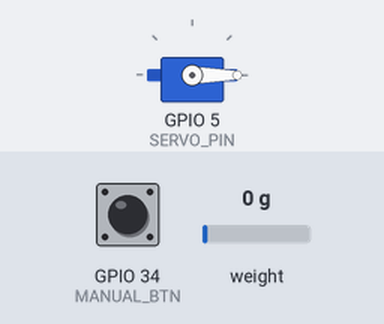
Bench run of a sketch on a simulated ESP32. Parts: servo. Inputs (shaded band) come from the test bench; at power-on: GPIO 34 (MANUAL_BTN) HIGH, weight on the scale 0 g. WiFi joins after 1.5 s; servers stay silent unless stated; network time is answered at once with the bench clock; the local clock reads 2024-03-15 10:24:30 at power-on unless the sketch sets it; no MQTT or app messages arrive unless stated; what the sketch prints to the serial monitor is not drawn.

Above: at 3.7 s.
3.8 s: GPIO 34 (MANUAL_BTN) pulled LOW for 3.2 s
At 8.2 s:
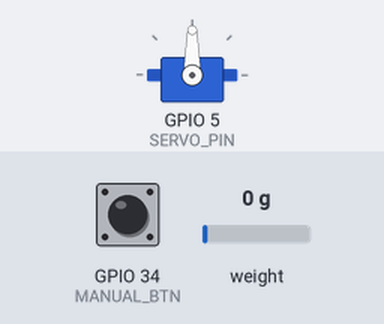
Timing chart, 0 to 10.3 s (numbered marks = the images above; inputs shaded):
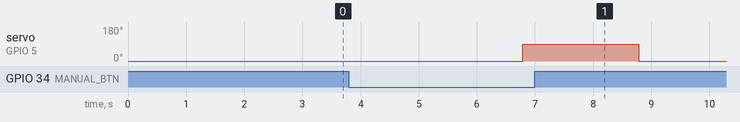

Measured:
- after the input at 3.8 s, servo on GPIO 5 (SERVO_PIN): 0° → 90° after 3.0 s, → 0° 2.0 s later

The sketch:

ESP32_Feeder.ino
```cpp
/*
 * ESP32 Automatic Shrimp Feeder
 * - Wi-Fi + MQTT
 - HX711 load‑cell food level
 - Servo-driven dispenser
 - Scheduled + manual feed
 - Low‑food alert
 *
 * Documentation française : ../README.md
*/

#include <WiFi.h>
#include <PubSubClient.h>
#include <HX711.h>
#include <Servo.h>
#include <NTPClient.h>
#include <WiFiUdp.h>

// ------------------------------------------------
// Wi‑Fi / MQTT credentials (change to yours)
const char* ssid = "YOUR_SSID";
const char* password = "YOUR_PASS";
const char* mqtt_broker = "192.168.1.100"; // your homelab broker
const int mqtt_port = 1883;
const char* mqtt_user = "mqtt_user";
const char* mqtt_pass = "mqtt_pass";

// ------------------------------------------------
// MQTT topics
const char* topic_food_level   = "shrimp/food/level";
const char* topic_shrimp_count = "shrimp/count";
const char* topic_feed_cmd     = "shrimp/feed/command";
const char* topic_alert        = "shrimp/alert";

// ------------------------------------------------
// Hardware pins (adjust if needed)
#define HX711_DT 18
#define HX711_SCK 19
#define SERVO_PIN 5
#define MANUAL_BTN 34

// ------------------------------------------------
// Calibration factors (HX711) – you’ll tare & determine these
#define CALIBRATION_factor 1.0f // <-- set after tare

HX711 scale;
Servo dispenser;

// ------------------------------------------------
// Time‑keeping (NTP)
WiFiUDP ntpUDP;
NTPClient timeClient(ntpUDP, "pool.ntp.org", 3600, 60000); // UTC+1 offset adjusted later

// ------------------------------------------------
// State
int shrimpCount = 20;               // default, can be overridden via PWA
float lowFoodThreshold = 10.0f;   // grams, configurable via PWA
bool foodLowAlert = false;
WiFiClient espClient;
PubSubClient client(espClient);

// ------------------------------------------------
void setup() {
  Serial.begin(115200);

  // --- Wi‑Fi ---
  WiFi.begin(ssid, password);
  while (WiFi.status() != WL_CONNECTED) {
    delay(500); Serial.print(".");
  }
  Serial.println("Wi‑Fi connected");

  // --- MQTT ---
  client.setServer(mqtt_broker, mqtt_port);
  client.setCallback([](char* t, byte* p, unsigned int sz){ /* ignore */ });

  // --- HX711 ---
  scale.begin(HX711_DT, HX711_SCK);
  scale.set_scale(CALIBRATION_factor);
  scale.tare(); // reset to 0 after loading the hopper

  // --- Servo ---
  dispenser.attach(SERVO_PIN);
  dispenser.write(0); // closed position

  // --- Manual button ---
  pinMode(MANUAL_BTN, INPUT_PULLUP);

  // --- NTP ---
  timeClient.begin();
  timeClient.setTimeOffset(3600); // adjust for your timezone (seconds)
}

// ------------------------------------------------
void loop() {
  // Keep MQTT alive
  if (!client.connected()) reconnectMqtt();
  client.loop();

  // ----- Read food level -----
  float currentLevel = scale.get_units(10); // average of 10 readings (grams)
  if (currentLevel < 0) currentLevel = 0;   // guard against negative

  // Publish food level
  char payload[8];
  dtostrf(currentLevel, 1, 2, payload);
  client.publish(topic_food_level, payload);

  // ----- Low‑food alert -----
  bool wasAlert = foodLowAlert;
  foodLowAlert = currentLevel < lowFoodThreshold;
  if (foodLowAlert && !wasAlert) {
    client.publish(topic_alert, "low_food");   // one‑shot alert
    Serial.println("🚨 Low food alert!");
  }

  // ----- Shrimp count (from MQTT) -----
  // Optional: subscribes to topic_shrimp_count if you want to adjust from PWA

  // ----- Scheduled feeding -----
  timeClient.update();
  int hour = timeClient.getHours();
  // If it's feeding time (e.g., 08:00 and 18:00) and enough food exists
  if ((hour == 8 || hour == 18) && currentLevel > lowFoodThreshold) {
    // Avoid feeding twice within the same minute
    static unsigned long lastFeed = 0;
    if (millis() - lastFeed > 60000) {
      dispenseFood();
      lastFeed = millis();
    }
  }

  // ----- Manual feed (button) -----
  if (digitalRead(MANUAL_BTN) == LOW) { // active‑low push‑button
    delay(200); // debounce
    dispenseFood();
  }

  delay(2000); // main loop rate – adjust as needed
}

// ------------------------------------------------
void dispenseFood() {
  // Rotate servo to open position, hold, then close
  dispenser.write(90);   // open (adjust to your mechanism)
  delay(2000);           // duration of dispensing
  dispenser.write(0);    // close
  // Optionally reduce food level by estimated amount
  Serial.println("🌀 Dispensed food");
}

// ------------------------------------------------
void reconnectMqtt() {
  while (!client.connected()) {
    Serial.print("Attempting MQTT connection...");
    if (client.connect("ESP32_Feeder", mqtt_user, mqtt_pass)) {
      Serial.println("connected");
      client.subscribe(topic_shrimp_count); // listen for count updates
    } else {
      Serial.print("failed, rc=");
      Serial.print(client.state());
      delay(5000);
    }
  }
}
```
